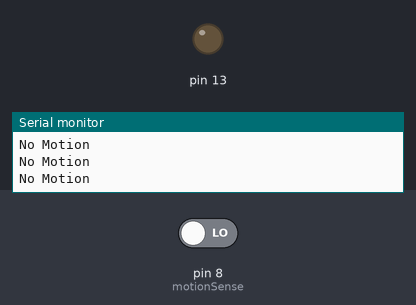
Bench run of a sketch on a simulated Arduino Uno, built with avr-gcc and run on an emulated ATmega328P. On the bench: output pins drawn as LEDs (lit = HIGH), the last lines printed to the serial monitor. The inputs (shaded band) are chosen by the test bench; at power-on: pin 8 (motionSense) LOW.

Above: at 10.8 s.
10.9 s: pin 8 (motionSense) driven HIGH
At 15.7 s:
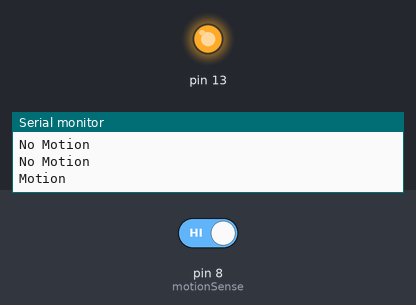
16.9 s: pin 8 (motionSense) driven LOW
At 20.7 s:
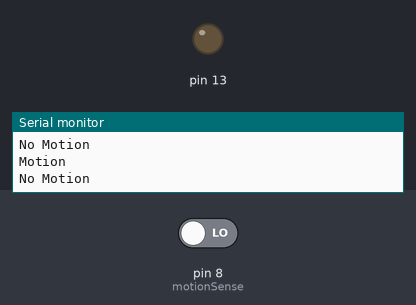
Timing chart, 0 to 22.2 s (numbered marks = the images above; inputs shaded):
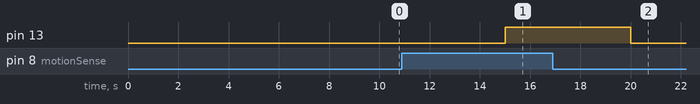

Measured:
- after the input at 10.9 s, pin 13: LOW → HIGH after 4.1 s
- after the input at 16.9 s, pin 13: HIGH → LOW after 3.1 s

The sketch:

PIR.ino
```cpp
int motionState = 0;
int motionSense = 8;

void setup() {
  // put your setup code here, to run once:
  pinMode(motionSense,INPUT);
  pinMode(13,OUTPUT);
  Serial.begin(9600);
}

void loop() {
  // put your main code here, to run repeatedly:
  motionState = digitalRead(motionSense);
  if(motionState == HIGH)
  {
    Serial.println("Motion");
    digitalWrite(13,HIGH);
  }
  else
  {
    Serial.println("No Motion");
    digitalWrite(13,LOW);
  }

  delay(5000);


}
```
